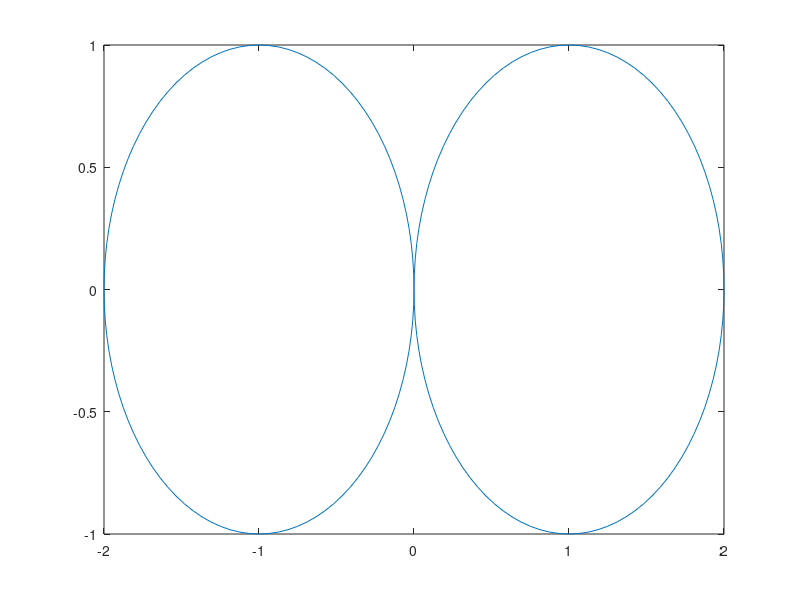
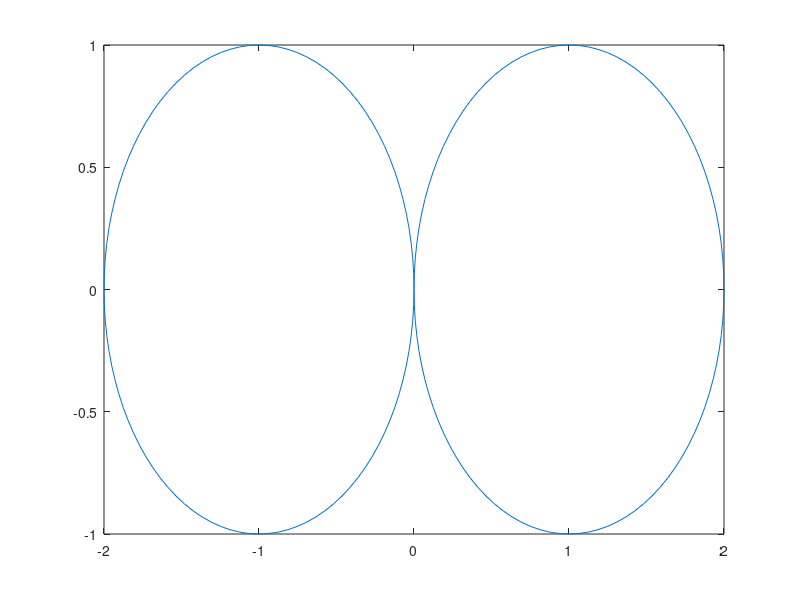
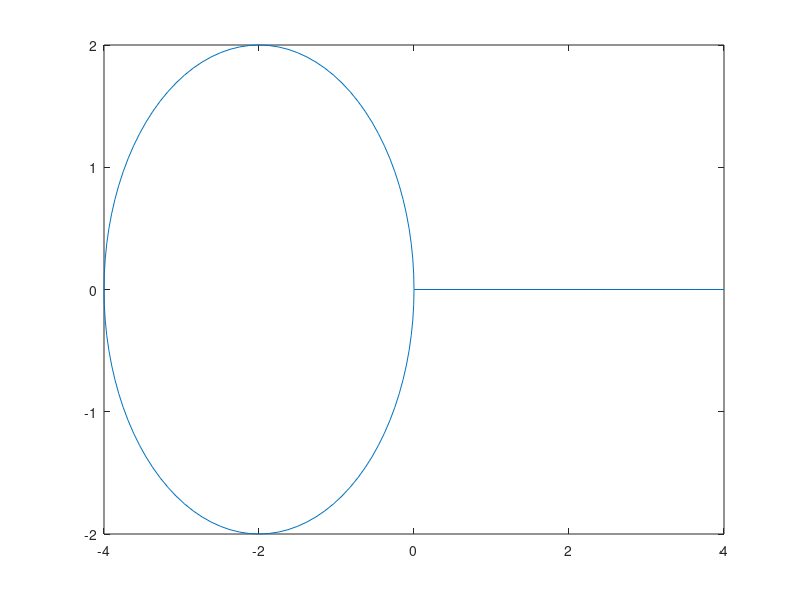

MATLAB code for these plots, in order:
clear;

tt = 0:(2*pi*0.01):(2*pi)

%Left circle
xL = -cos(tt)-1;
yL = sin(tt);

%Right circle
xR = -cos(tt)+1;
yR = sin(tt);

plot(xR,yR);

%Attach 
leftTopX = xL(1:floor(0.5*length(xL)));
rightTopX = xR(1:floor(0.5*length(xR)));

rightBottomX = xR(ceil(0.5*length(xR)):length(xR));
leftBottomX = xL(ceil(0.5*length(xL)):length(xL));

leftTopY = yL(1:floor(0.5*length(yL)));
rightTopY = yR(1:floor(0.5*length(yR)));

rightBottomY = yR(ceil(0.5*length(yR)):length(yR));
leftBottomY = yR(ceil(0.5*length(yL)):length(yL));

x1 = [leftTopX rightTopX rightBottomX leftBottomX];
y1 = [leftTopY rightTopY rightBottomY leftBottomY];

x2 = [leftTopX flip(rightBottomX) flip(rightTopX) leftBottomX];
y2 = [leftTopY flip(rightBottomY) flip(rightTopY) leftBottomY];

x_avg = x1 + x2;
y_avg = y1 + y2;

figure(1);
plot(x1,y1);
figure(2);
plot(x2,y2);
figure(3);
plot(x_avg, y_avg);